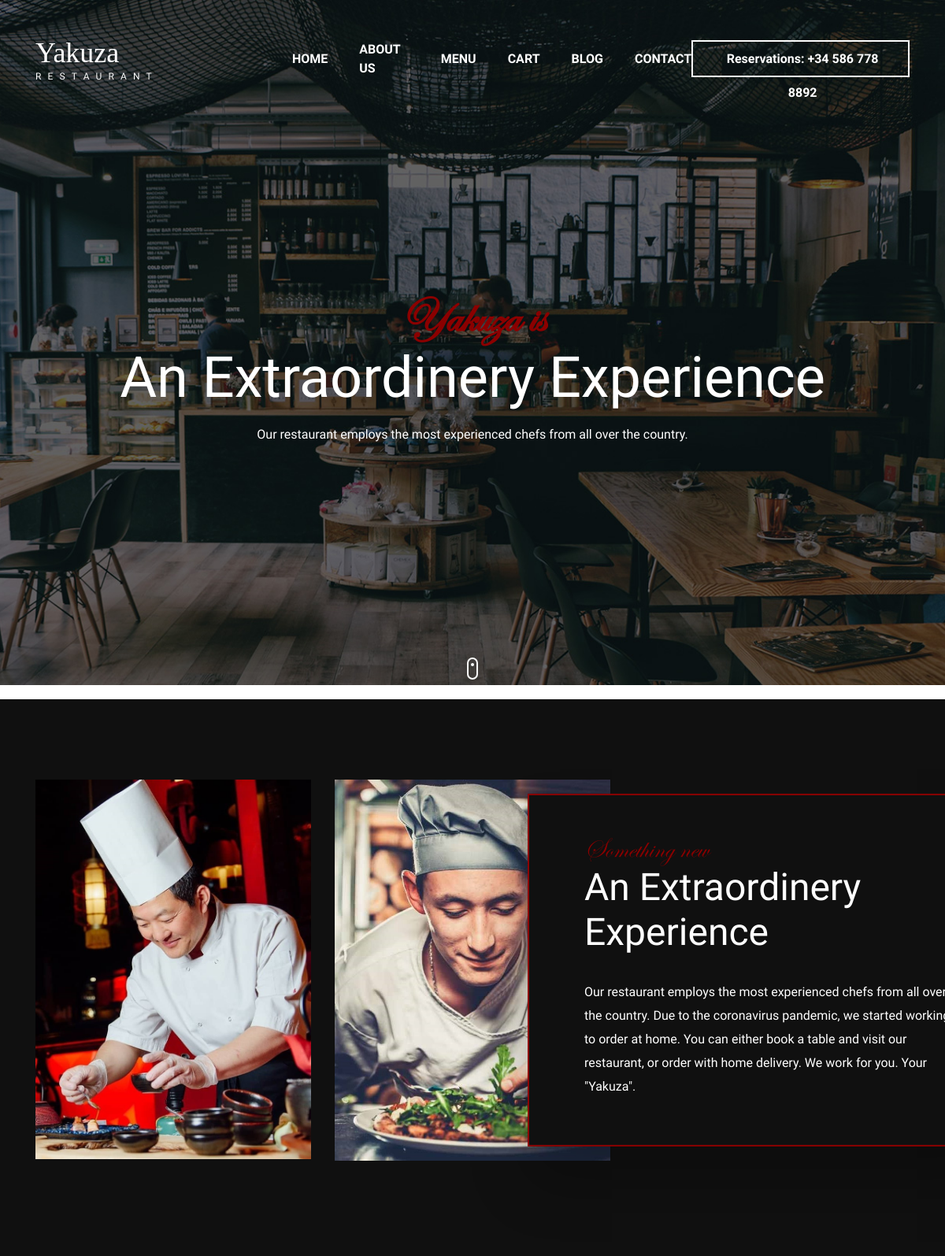
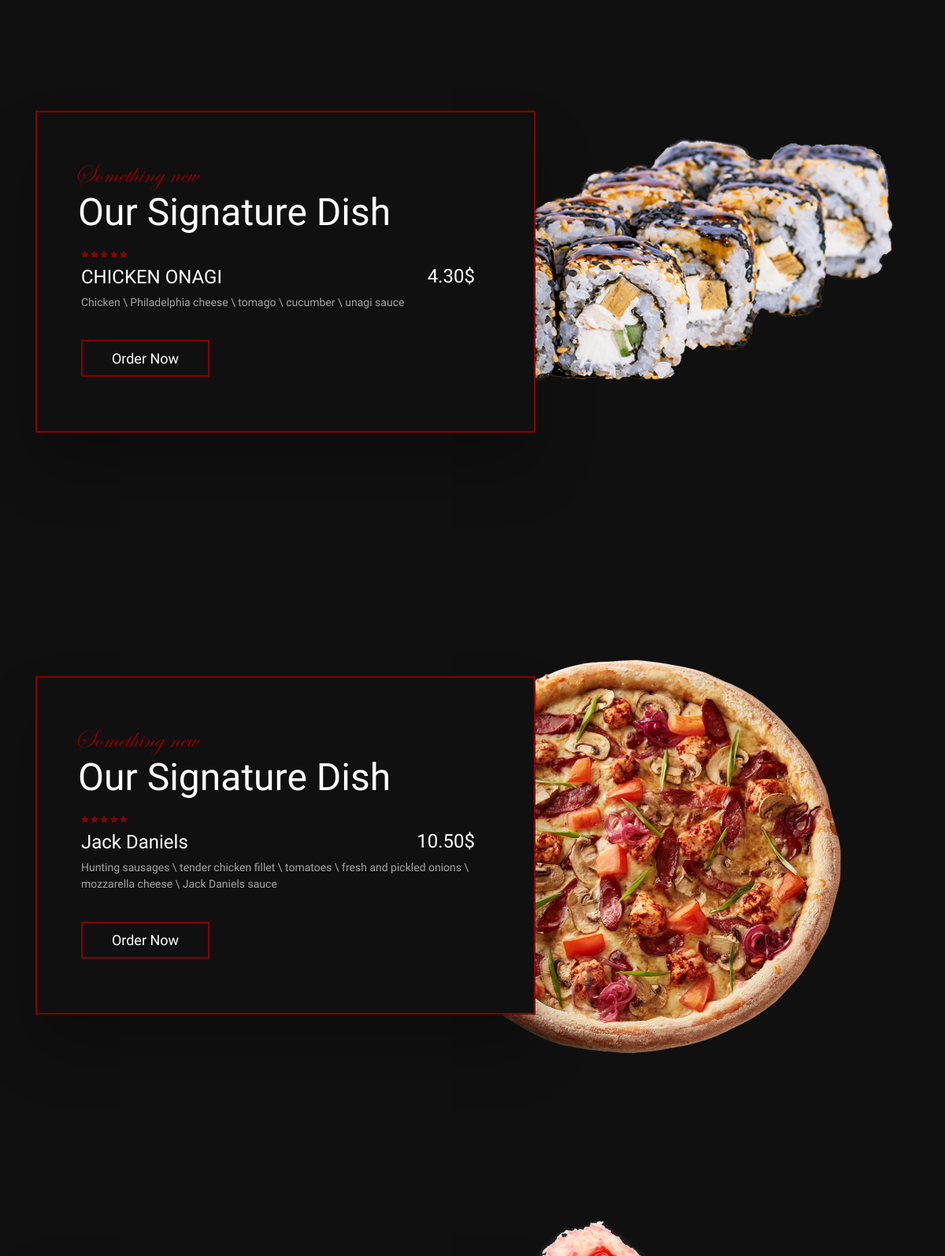
The page / (upper part) on the database its author committed (2 pictures, top to bottom).
### pages/models.py (models this page shows, shortened)
class Product(models.Model):
    category = models.ForeignKey(Category,verbose_name='Категория', related_name='products', on_delete=models.CASCADE)
    name = models.CharField(verbose_name='Название блюда', max_length=150, db_index= True)
    slug = models.CharField(max_length=150, db_index= True, unique=True)
    image = models.ImageField(upload_to='product/%Y/%m/%d/')
    description = models.TextField(verbose_name='Описание блюда', max_length=1000)
    price = models.DecimalField(verbose_name='Цена блюда',max_digits=10, decimal_places=2)
    available = models.BooleanField(verbose_name='Наличие блюда', default= True)
    new  = models.BooleanField(verbose_name="Новое блюдо", default= False)
    class Meta:
        ordering = ('name',)
        verbose_name = 'Блюдо'
        verbose_name_plural = 'Блюда'
        index_together = (('id', 'slug'), )

### pages/views.py (the view)
# urls.py: path('', views.index, name="index"),
def index(request):
    products = Product.objects.filter(available= True)
    pizza_category = get_object_or_404(Category, slug= 'pizza')
    pizza_products = products.filter(category = pizza_category)
    sushi_category = get_object_or_404(Category, slug= 'sushi')
    sushi_products = products.filter(category = sushi_category)
    dessert_category = get_object_or_404(Category, slug= 'dessert')
    dessert_products = products.filter(category = dessert_category)
    new_products = products.filter(new = True)
    context ={
        'pizza': pizza_products,
        'sushi': sushi_products,
        'dessert': dessert_products,
        'new': new_products,
    }
    return render(request, 'pages/index.html',context)

### templates/pages/index.html (shortened to what this page needs)
{% extends 'base.html/' %}
{% load static %}
{% block style %}
<link rel="stylesheet" href="{% static 'styles/main_styles.css' %}">
<link rel="stylesheet" href="{% static 'styles/responsive.css' %}">
{% endblock %}
{% block content %}
<div class="home">
	<div class="parallax_background parallax-window" data-parallax="scroll"
		data-image-src="{{ STATIC_PREFIX }}images/home.jpg" data-speed="0.8"></div>
	<div class="home_container">
		<div class="container">
			<div class="row">
				<div class="col">
					<div class="home_content text-center">
						<div class="home_subtitle page_subtitle">Yakuza is</div>
						<div class="home_title">
							<h1>An Extraordinery Experience</h1>
						</div>
						<div class="home_text ml-auto mr-auto">
							<p>Our restaurant employs the most experienced chefs from all over the country.</p>
						</div>
					</div>
				</div>
			</div>
		</div>
	</div>
	<div class="scroll_icon"></div>
</div>
<div class="intro">
	<div class="container">
		<div class="row">
			<div class="col">
				<div class="intro_content">
					<div class="intro_subtitle page_subtitle">Something new</div>
					<div class="intro_title">
						<h2>An Extraordinery Experience</h2>
					</div>
					<div class="intro_text">
						<p>Our restaurant employs the most experienced chefs from all over the country. Due to the coronavirus pandemic, we started working to order at home. You can either book a table and visit our restaurant, or order with home delivery. We work for you. Your "Yakuza".</p>
					</div>
				</div>
				<div class="row">
					<div class="col-xl-4 col-md-6 intro_col">
						<div class="intro_image"><img src="{{ STATIC_PREFIX }}images/intro_0.jpg"></div>
					</div>
					<div class="col-xl-4 col-md-6 intro_col">
						<div class="intro_image"><img src="{{ STATIC_PREFIX }}images/intro_3.jpg">
						</div>
					</div>
				</div>
			</div>
		</div>
	</div>
</div>
{% for item in new %}
<div class="sig">
	<div class="sig_content_container">
		<div class="container">
			<div class="row">
				<div class="col-lg-7">
					<div class="sig_content">
						<div class="sig_subtitle page_subtitle">Something new</div>
						<div class="sig_title">
							<h1>Our Signature Dish</h1>
						</div>
						<div class="rating_r sig_rating rating_r_5"><i></i><i></i><i></i><i></i><i></i></div>
						<div class="sig_name_container d-flex flex-row align-items-start justify-content-start">
							<div class="sig_name">{{item.name}}</div>
							<div class="sig_price ml-auto">{{item.price}}$</div>
						</div>
						<div class="sig_content_list">
							<ul class="d-flex flex-row align-items-center justify-content-start">
								{{item.description}}
							</ul>
						</div>
						<div class="button sig_button trans_200"><a href="#">Order Now</a></div>
					</div>
				</div>
			</div>
		</div>
	</div>
	<div class="sig_image_container">
		<div class="container">
			<div class="row">
				<div class="col-lg-7 offset-lg-5">
					<div class="sig_image">
						<div class="background_image">
							<img src="{{item.image.url}}" alt="">
						</div>
					</div>
				</div>
			</div>
		</div>
	</div>
</div>
{% endfor %}
{% endblock %}

### app/static/styles/responsive.css (style rules this page uses)
@media only screen and (max-width: 1600px) { .intro_content { width: 600px; right: -100px; } }

### rows shown on the page
Product: name "CHICKEN ONAGI", price "4.30", description "Chicken \\ Philadelphia cheese \\ tomago \\ cucumber \\ unagi sauce", image (picture)
Product: name "Jack Daniels", price "10.50", description "Hunting sausages \\ tender chicken fillet \\ tomatoes \\ fresh and pickled onions \\ mozzarella cheese \\ Jack Daniels sauce", image (picture)
Product: image (picture)
